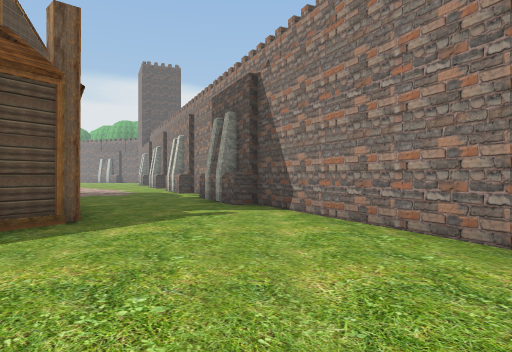
[1] (above)

24 first-person views from a walk through a Unity game level. The camera is 1.3 m above the floor, looks level and sees 70° across. The floor is counted in squares, 2 m on a side. Each view is taken from the middle of a square. On the plan, view 1 faces up. The plan holds only what a view shows up to about 11 squares ahead; the rest is blank. The place goes on beyond the plan. Some trees and plants on the terrain are drawn as simple stand-ins. The player character is not drawn.

[2]
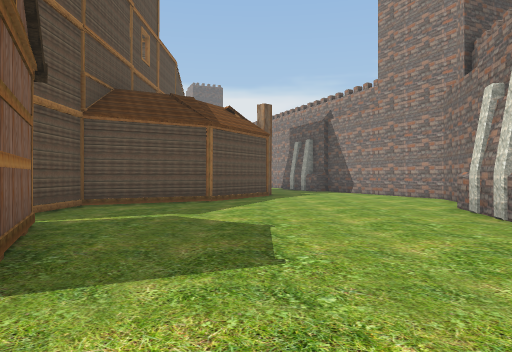

[3]
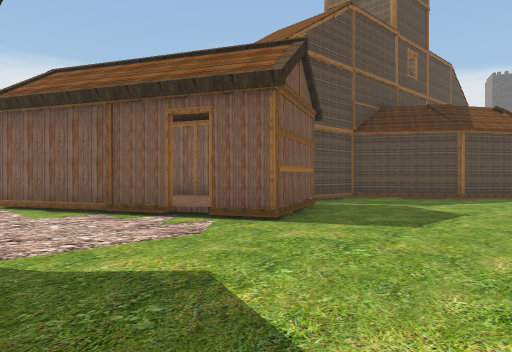

[4]
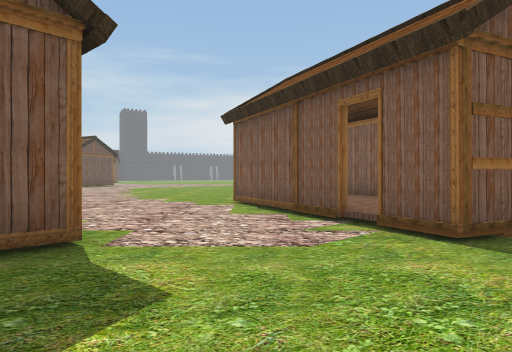

[5]
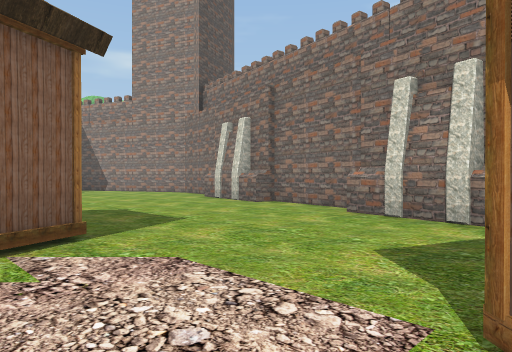

[6]
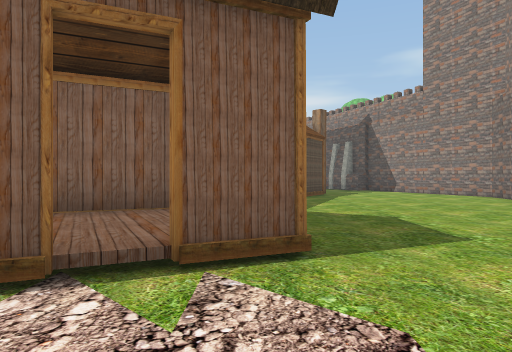

[7]
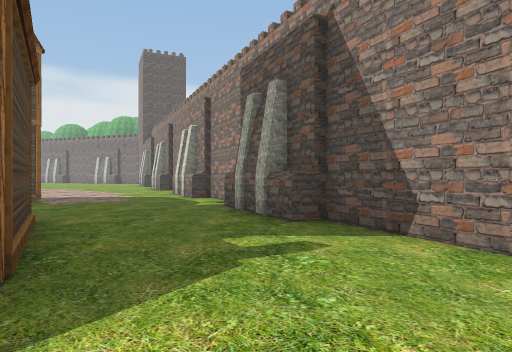

[8]
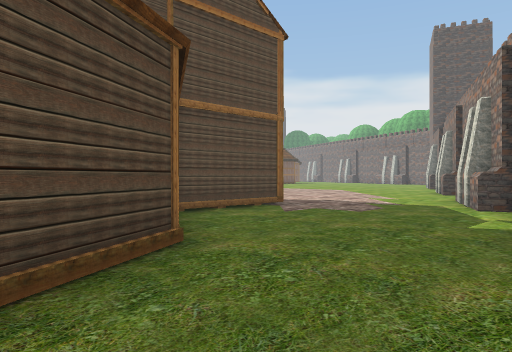

[9]
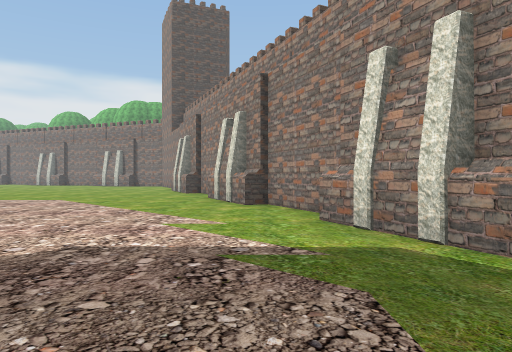

[10]
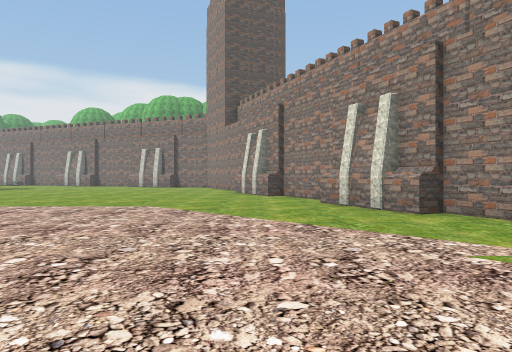

[11]
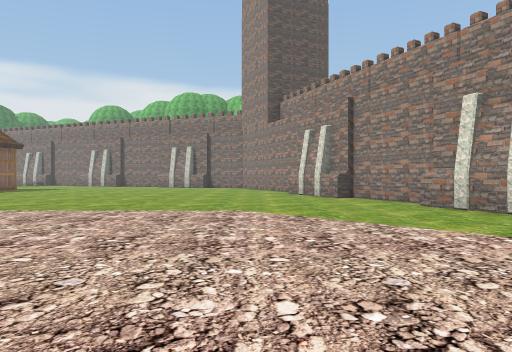

[12]
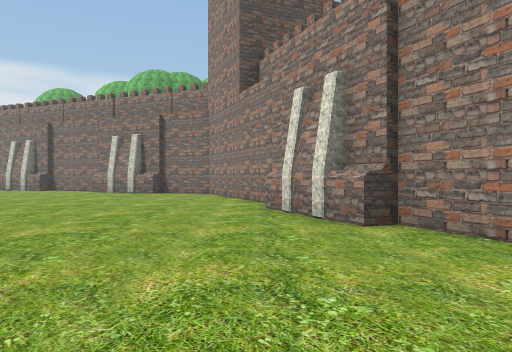

[13]
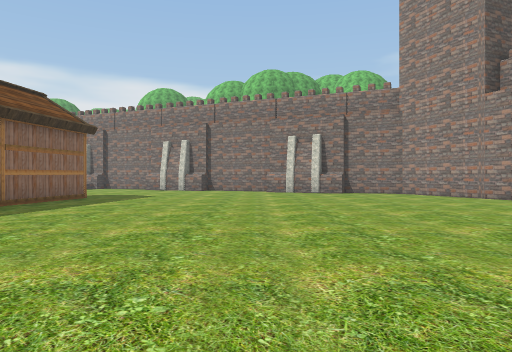

[14]
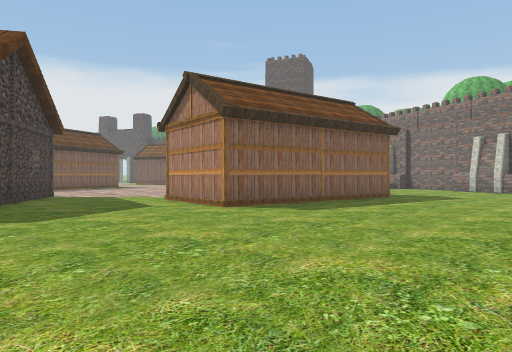

[15]
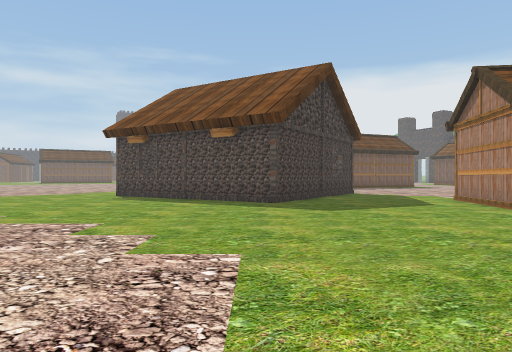

[16]
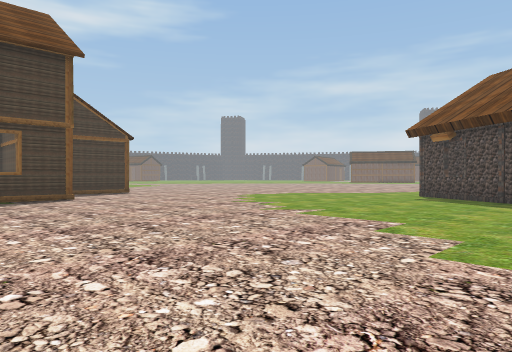

[17]
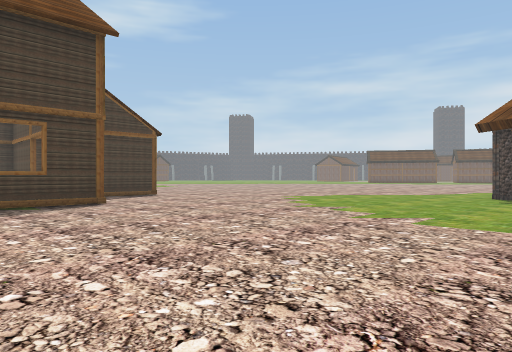

[18]
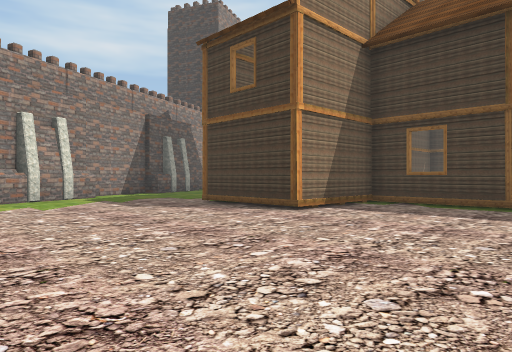

[19]
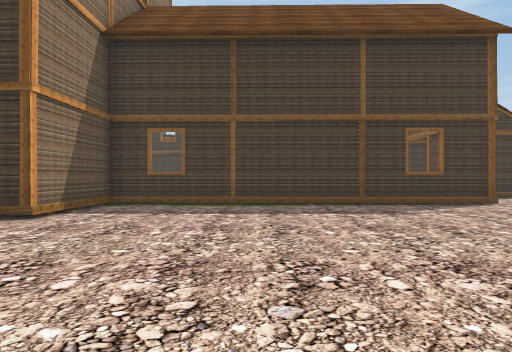

[20]
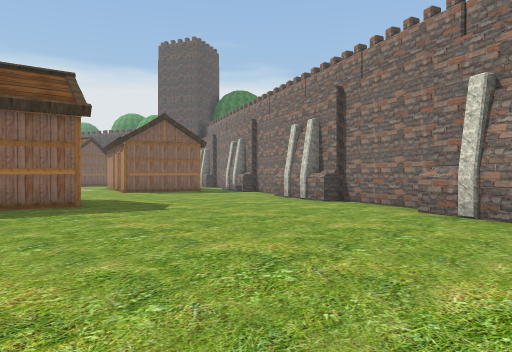

[21]
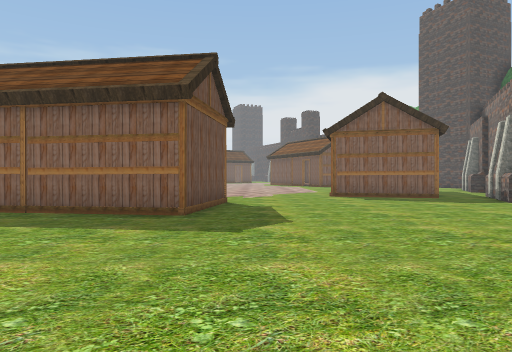

[22]
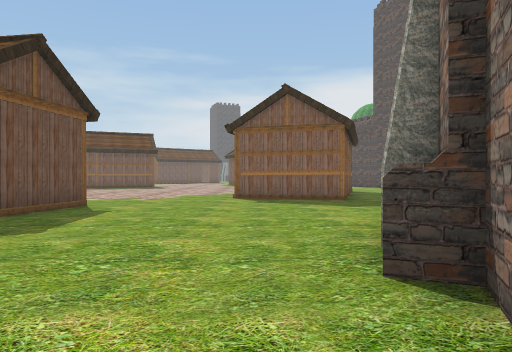

[23]
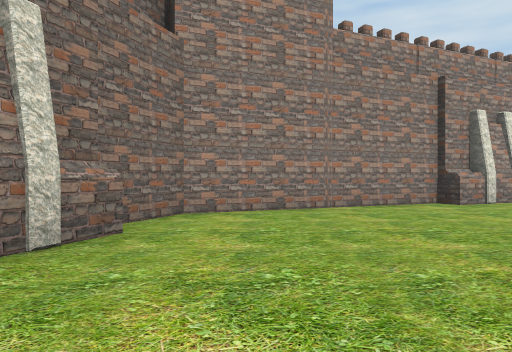

[24]
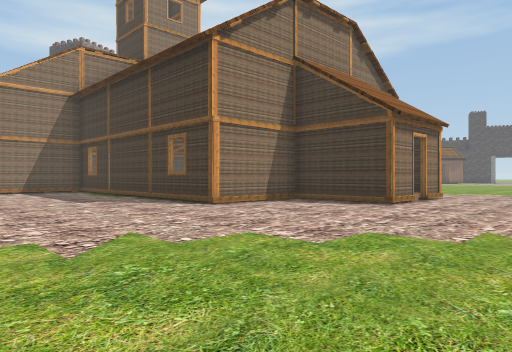

### Floor plan
Key: @ floor where view 1 was taken; # wall or solid block; x gap in a wall; . main floor; : floor 0.25 m higher than the main floor; ^ raised ledge; O other object.
Columns run from 27 left of view 1 to 5 right of it. Each row starts with its distance up from view 1.
 37  O....^####
 36  O......#.###
 35 OO..........#
 34 ............######
 33 .................#  O
 32 .................## O
 31 ...OOOO..........O#O
 30       O...........#
 29       O...........##
 28      OO............#
 27      O.............#
 26      O.............#
 25  .OOOO.............^##
 24 .....................#
 23 #....................#
 22 ## ..................#
 21  ###.................##
 20    #..................#
 19   # ..................##
 18  ##....................##
 17  #......................#
 16 ##.....................^#
 15 ........................#
 14  .......................^#
 13  ........................##
 12   ...............####.....#
 11    ..............#: #.....#
 10    ......#########  #.....#
  9    ......#::::::##     ...##
  8    ......#             #..###
  7    ...####             ##...#
  6     ..#                 #...##
  5     ..x                 O....#  O
  4     ..#                ##....# OO
  3     ..                 #.....#
  2                      ###.....#
  1                     ##.......
  0                     #......@^
 -1                     #.......#
 -2                      O......#
 -3                    OOOO.....#
 -4                  OO   O.....#
 -5                 O   ::O.....#
 -6                 O  OO......##
 -7                  OOO.......#
 -8                ............#
 -9                .......OO...

Where each view was taken, in squares from view 1:
view 1: 0 up, 0 right, facing up
view 2: 7 down, 3 left, facing up
view 3: 9 down, 1 left, facing up-left
view 4: 7 down, 1 left, facing left
view 5: 9 down, 6 left, facing up-right
view 6: 8 down, 5 left, facing up
view 7: 3 up, 1 left, facing up
view 8: 6 up, 1 left, facing up-left
view 9: 11 up, 5 left, facing up
view 10: 13 up, 8 left, facing up
view 11: 14 up, 10 left, facing up
view 12: 20 up, 9 left, facing up
view 13: 20 up, 16 left, facing up
view 14: 20 up, 16 left, facing up-left
view 15: 20 up, 15 left, facing left
view 16: 20 up, 15 left, facing down-left
view 17: 18 up, 15 left, facing down-left
view 18: 18 up, 14 left, facing down-right
view 19: 18 up, 13 left, facing down
view 20: 28 up, 13 left, facing up-left
view 21: 32 up, 15 left, facing left
view 22: 35 up, 16 left, facing left
view 23: 32 up, 17 left, facing right
view 24: 15 up, 25 left, facing down-right
